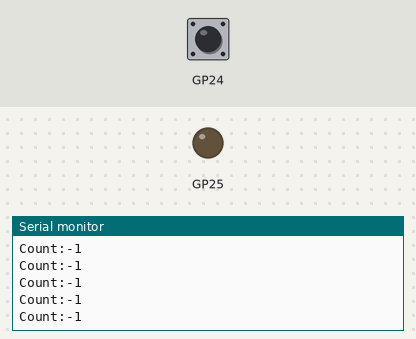
This program was run on a simulated Raspberry Pi Pico. Shown: output pins drawn as LEDs (lit = HIGH), the last lines printed to the serial monitor. The test bench sets the inputs (shaded band); at power-on: GP24 HIGH.

Above: at 1.2 s.
1.3 s: GP24 pulled LOW for 0.15 s
At 1.8 s:
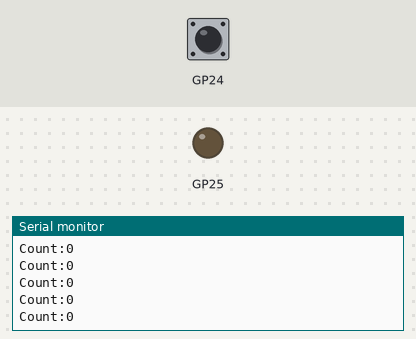
2.9 s: GP24 pulled LOW for 1 s
At 3.4 s:
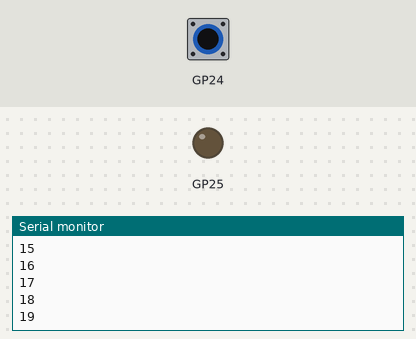
Timing chart, 0 to 3.9 s (numbered marks = the images above; inputs shaded):
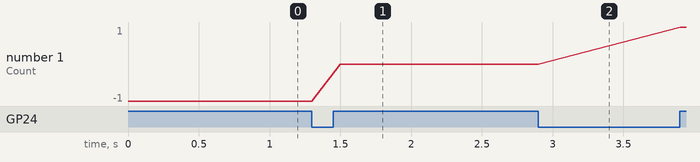

The program:

main.cpp
```cpp
#include <Adafruit_NeoPixel.h>

const int DIN_PIN = 23;
Adafruit_NeoPixel pixels = Adafruit_NeoPixel(1,DIN_PIN,NEO_GRB+NEO_KHZ800);

int count = -1;

//RGB Brightness
unsigned char red = 0;
unsigned char green = 0;
unsigned char blue = 0;

void setup()
{
  // put your setup code here, to run once:
  pinMode(24, INPUT_PULLUP);
  pinMode(25,OUTPUT);
  Serial.begin(115200);
}

void loop() {
  // put your main code here, to run repeatedly:

  Serial.print("Count:");
  Serial.println(count);
  if(digitalRead(24) == LOW) {
    count = count + 1;
    Serial.print("Count: ");
    Serial.println(count);
    delay(100);
    if (count == 1) {
      while (digitalRead(24)== LOW) {
        delay(20);
        red++;
        Serial.println(red);
      }
    }
    if (count == 2) {
      while (digitalRead(24)== LOW) {
        delay(20);
        green++;
        Serial.println(green);
      }
    }
    if (count == 3) {
      while (digitalRead(24)== LOW) {
        delay(20);
        blue++;
        Serial.println(blue);
      }
    }
    if (count > 3) {
      count = -1;
      red = 0;
      green = 0;
      blue = 0;
    }else{
      while (digitalRead(24) == LOW)
      {
        delay(100);
      }

    }
  }
  pixels.setPixelColor(0,pixels.Color(red,green,blue));
  pixels.show();
}
```

Measured:
- after the input at 1.3 s, the serial monitor: prints a new line at once (image 1)
- after the input at 2.9 s, the serial monitor: prints a new line at once (image 2)
- plotted number 1: -1 → 0 after the input at 1.3 s, 0 → 1 after the input at 2.9 s
